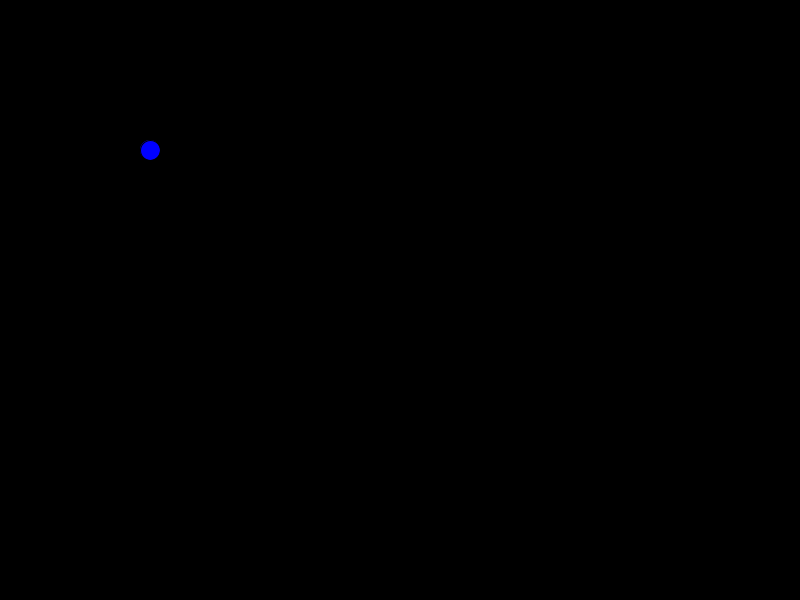
Frame 1 (no input)
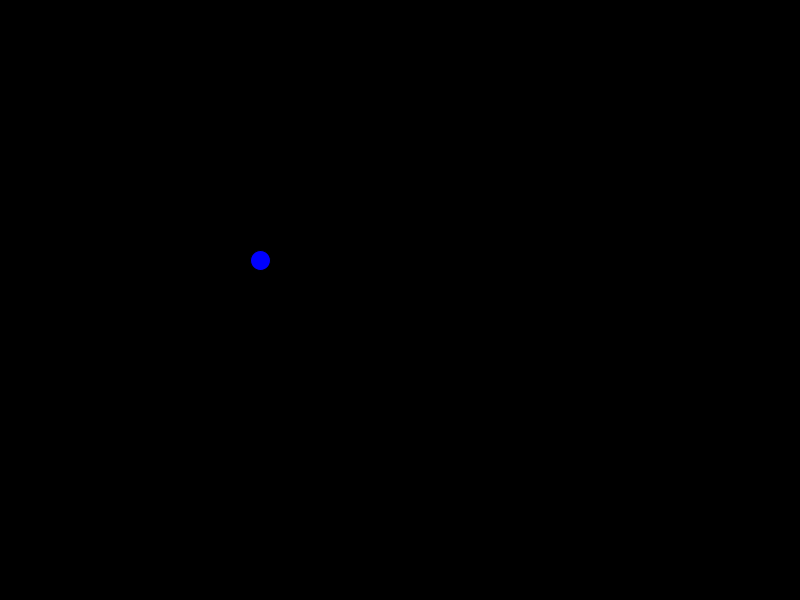
Frame 60 (the mouse pressed at the canvas centre just before this capture)
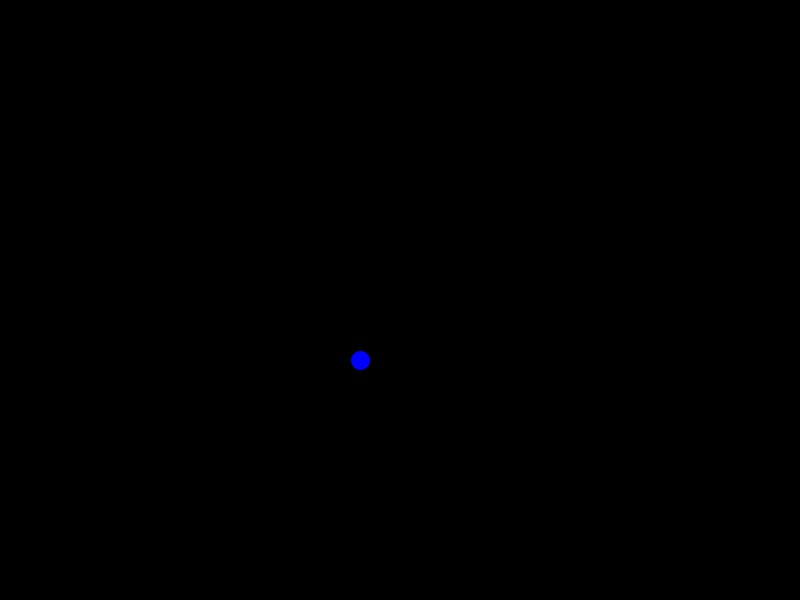
Frame 120 (the mouse held since frame 60 and released just before this capture)

The Processing sketch that drew these frames (run headless with seeded random() and noise(); from frame 60 on, the mouse is pressed at the canvas centre):

// Processing sketch: ball
// ── ball.pde
Ball ball;
float currentTime;

void setup() {
  size(800, 600);
  background(0, 0, 0, 255);
  ball = new Ball(150, 150, 0.1f, 0.1f, color(0, 0, 255, 255));
  currentTime = millis();
}

void draw() {
  background(0,0,0,255);
  ball.Update(millis() -currentTime);
  currentTime = millis();
  ball.Draw();
}

class Ball {
  private float _xPos, _yPos, _xVel, _yVel, _size;
  private color _col;

  Ball(float xPos, float yPos, float xVel, float yVel, color col) {
    this._xPos = xPos;
    this._yPos = yPos;
    this._xVel = xVel;
    this._yVel = yVel;
    this._col = col;
    this._size = 20;
  }


  public void Update(float timeDiff)
  {
    this._xPos += this._xVel * timeDiff;
    this._yPos += this._yVel * timeDiff;
    
    if((this._xPos + this._size>= width && this._xVel > 0) || (_xPos< 0 && _xVel <0))
    {
       _xVel*= -1;
    }
    
        if((this._yPos + this._size>= height && this._yVel > 0) || (_yPos< 0 && _yVel <0))
    {
       _yVel*= -1;
    }
  }
  public void Draw()
  {
    stroke(_col *0.5f);
    fill(_col);
    ellipse(_xPos, _yPos, _size, _size);
  }
}
